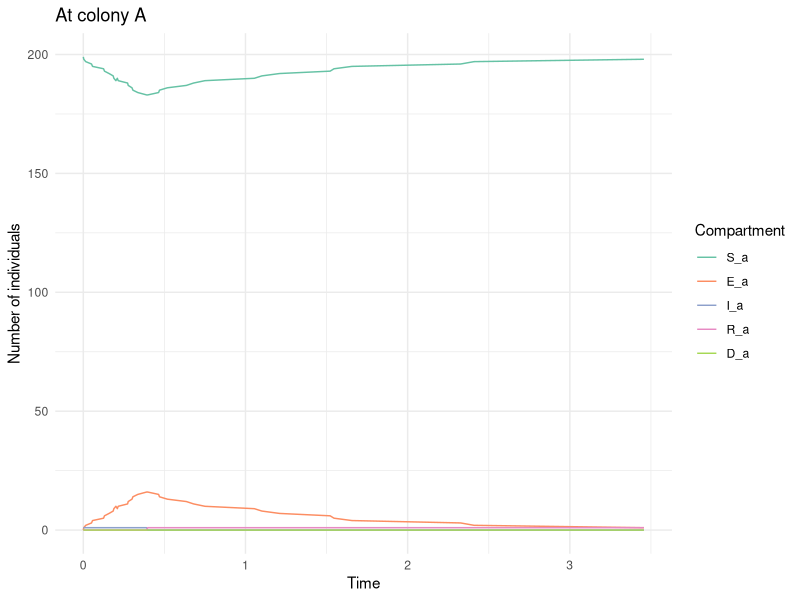
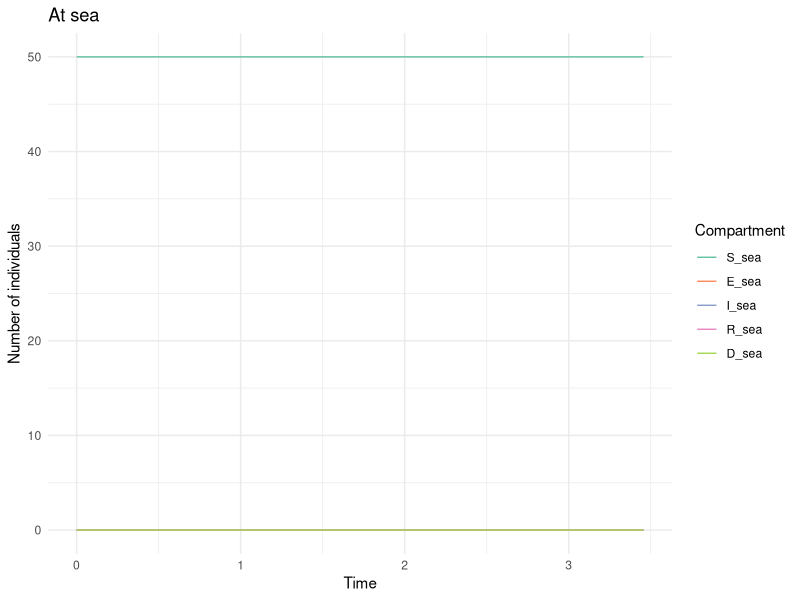
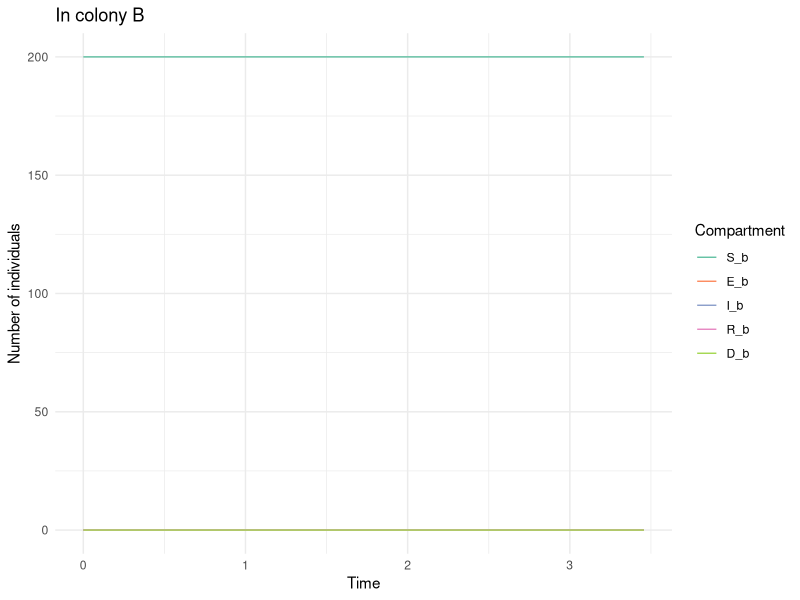

Here is the R script that generated these plots, in order:



# -------------------------------------------------------------------------


# -------------------------------------------------------------------------



library(tidyverse)
library(ggplot2)
library(reshape2)
library(abind)
library(cowplot)

# Parameters

# Simulation time

total_time = 50    

# Epidemiological parameters

epi_param = list( 
  # Rate of progression from exposed to infectious (inverse of incubation period)
  sigma = 1/10.2, 
  # Recovery rate (inverse of infectious period)
  gamma = 1/2.9,
  # Rate of progression from infectious to exposed
  eta =  0.9, 
  # Rate of mortality 
  mu = (1/2.9) * 0.5,
  # Transmission rate in a colony, at sea
  beta = matrix(c(0.12, 0.05, 0.15, 0,
                              0.001, 0.001, 0.001, 0.001),
                            nrow = 2, ncol = 4, byrow = T),
  # Transmission rate period
  transmission_period = c(0, 8, 16, 30),
  # Transition from colony A to the sea
  zeta = 0.000                
)


# Induced dispersion parameters

disp_param = list(
  
  # Proportion of dispersed adults
  prop_dispersal = 1,
  # Proportion of prospectors among dispersed adults
  prop_prospecting = 0.2,
  # Date of induced dispersion
  dispersal_date = 10 
  
)

# Initial state

## In colony A
N = 200                  
initial_infected = 1
initial_exposed = 0
initial_recovered = 0
initial_susceptible = N - initial_infected - initial_exposed - initial_recovered
initial_dead = 0

initial_state_A = c(S = initial_susceptible,
                     E = initial_exposed,
                     I = initial_infected,
                     R = initial_recovered,
                     D = initial_dead)

## At sea
N = 50                  
initial_infected = 0
initial_exposed = 0
initial_recovered = 0
initial_susceptible = N - initial_infected - initial_exposed - initial_recovered
initial_dead = 0

initial_state_sea = c(S = initial_susceptible,
                       E = initial_exposed,
                       I = initial_infected,
                       R = initial_recovered,
                       D = initial_dead)

## In colony B
N = 200                  
initial_infected = 0
initial_exposed = 0
initial_recovered = 0
initial_susceptible = N - initial_infected - initial_exposed - initial_recovered
initial_dead = 0

initial_state_B <- c(S = initial_susceptible,
                     E = initial_exposed,
                     I = initial_infected,
                     R = initial_recovered,
                     D = initial_dead)


initial_state = matrix(data = c(initial_state_A,
                                initial_state_sea,
                                initial_state_B), 
                       nrow = 3, ncol = 5, 
                       byrow = T)


# Gillespie SEIR model function
gillespie_seir = function(epi_param, 
                           disp_param,
                           initial_state, 
                           total_time) {
  
  sigma = epi_param$sigma
  gamma = epi_param$gamma
  eta = epi_param$eta
  mu = epi_param$mu
  beta_colony = epi_param$beta[1,]
  beta_sea = epi_param$beta[2,]
  transmission_period = epi_param$transmission_period
  zeta = epi_param$zeta
  
  prop_dispersal = disp_param$prop_dispersal
  prop_prospecting = disp_param$prop_prospecting
  dispersal_date = disp_param$dispersal_date
  
  # Initialization
  times = c(0)
  states = array(dim = c(3,5,1), data = initial_state)
  already_dispersed = F
  
  # Next event
  while (times[length(times)] < total_time) {
    
    S_a = states[1, 1, dim(states)[3]]
    E_a = states[1, 2, dim(states)[3]]
    I_a = states[1, 3, dim(states)[3]]
    R_a = states[1, 4, dim(states)[3]]
    D_a = states[1, 5, dim(states)[3]]
    
    S_sea = states[2, 1, dim(states)[3]]
    E_sea = states[2, 2, dim(states)[3]]
    I_sea = states[2, 3, dim(states)[3]]
    R_sea = states[2, 4, dim(states)[3]]
    D_sea = states[2, 5, dim(states)[3]]
    
    S_b = states[3, 1, dim(states)[3]]
    E_b = states[3, 2, dim(states)[3]]
    I_b = states[3, 3, dim(states)[3]]
    R_b = states[3, 4, dim(states)[3]]
    D_b = states[3, 5, dim(states)[3]]
    
    # Transmission period
    period = findInterval(times[length(times)], transmission_period) 
    beta_colony_t = beta_colony[period]
    beta_sea_t = beta_sea[period]
    
    # Rates of each possible event
    rates = c(
      "S_a_to_E_a" = beta_colony_t * S_a * I_a,
      "E_a_to_S_a" = eta * E_a,
      "E_a_to_I_a" = sigma * E_a,
      "I_a_to_R_a" = gamma * I_a,
      "I_a_to_D_a" = mu * I_a,
      
      "S_sea_to_E_sea" = beta_sea_t * S_sea * I_sea,
      "E_sea_to_S_sea" = eta * E_sea,
      "E_sea_to_I_sea" = sigma * E_sea,
      "I_sea_to_R_sea" = gamma * I_sea,
      "I_sea_to_D_sea" = mu * I_sea,
      
      "S_b_to_E_b" = beta_colony_t * S_b * I_b,
      "E_b_to_S_b" = eta * E_b,
      "E_b_to_I_b" = sigma * E_b,
      "I_b_to_R_b" = gamma * I_b,
      "I_b_to_D_b" = mu * I_b,
      
      "S_a_to_S_sea" = zeta * S_a,
      "E_a_to_E_sea" = zeta * E_a,
      "I_a_to_I_sea" = zeta * I_a,
      "R_a_to_R_sea" = zeta * R_a
      
      
    )

        total_rate = sum(rates)
    
    if (total_rate == 0) {
      break
    }
    
    time_step = rexp(1, total_rate)
    next_time = times[length(times)] + time_step
    
    # Induction of dispersion
    if (next_time > dispersal_date & !already_dispersed) { 
      
      # Number of adults in colony A
      N_a = S_a + E_a + I_a + R_a
      # Number of adults in colony A who are dispersed
      N_disp_a = round(N_a * prop_dispersal)
      # Distribution of dispersed adults by epidemiological status
      disp_a = sample(c(rep("S_a", S_a), rep("E_a", E_a),rep("I_a", I_a),rep("R_a", R_a)),
             size = N_disp_a, 
             replace = F) %>% 
        factor(., levels = c("S_a","E_a","I_a","R_a")) %>% 
        table()

      # Number of susceptible adults who are dispersed from colony A
      disp_S_a = disp_a["S_a"]
      # Number of susceptible adults who are dispersed from colony A and prospect other colonies
      disp_S_a_prospecting=  rbinom(1, size = disp_S_a, prob = prop_prospecting)
      # Update of the number of susceptible adults
      S_a = S_a - disp_S_a
      S_sea = S_sea + (disp_S_a - disp_S_a_prospecting)
      S_b = S_b + disp_S_a_prospecting
      
      # Same for exposed adults from colony A
      disp_E_a = disp_a["E_a"]
      disp_E_a_prospecting=  rbinom(1, size = disp_E_a, prob = prop_prospecting)
      E_a = E_a - disp_E_a
      E_sea = E_sea + (disp_E_a - disp_E_a_prospecting)
      E_b = E_b + disp_E_a_prospecting
      
      # Same for infected adults from colony A
      disp_I_a = disp_a["I_a"]
      disp_I_a_prospecting=  rbinom(1, size = disp_I_a, prob = prop_prospecting)
      I_a = I_a - disp_I_a
      I_sea = I_sea + (disp_I_a - disp_I_a_prospecting)
      I_b = I_b + disp_I_a_prospecting
      
      # Same for recovered adults from colony A
      disp_R_a = disp_a["R_a"]
      disp_R_a_prospecting=  rbinom(1, size = disp_R_a, prob = prop_prospecting)
      R_a = R_a - disp_R_a
      R_sea = R_sea + (disp_R_a - disp_R_a_prospecting)
      R_b = R_b + disp_R_a_prospecting
      
      already_dispersed = T
      
      new_state = matrix(data = c(S_a, E_a, I_a, R_a, D_a,
                                  S_sea, E_sea, I_sea, R_sea, D_sea,
                                  S_b, E_b, I_b, R_b, D_b),
                         nrow = 3, ncol = 5, 
                         byrow = T)
      
      states = abind(states, new_state)
      
      times = c(times, dispersal_date)
      
      # Transmission period
      period = findInterval(times[length(times)], transmission_period) 
      beta_colony_t = beta_colony[period]
      beta_sea_t = beta_sea[period]
      
      # Rates of each possible event
      rates = c(
        "S_a_to_E_a" = beta_colony_t * S_a * I_a,
        "E_a_to_S_a" = eta * E_a,
        "E_a_to_I_a" = sigma * E_a,
        "I_a_to_R_a" = gamma * I_a,
        "I_a_to_D_a" = mu * I_a,
        
        "S_sea_to_E_sea" = beta_sea_t * S_sea * I_sea,
        "E_sea_to_S_sea" = eta * E_sea,
        "E_sea_to_I_sea" = sigma * E_sea,
        "I_sea_to_R_sea" = gamma * I_sea,
        "I_sea_to_D_sea" = mu * I_sea,
        
        "S_b_to_E_b" = beta_colony_t * S_b * I_b,
        "E_b_to_S_b" = eta * E_b,
        "E_b_to_I_b" = sigma * E_b,
        "I_b_to_R_b" = gamma * I_b,
        "I_b_to_D_b" = mu * I_b,
        
        "S_a_to_S_sea" = zeta * S_a,
        "E_a_to_E_sea" = zeta * E_a,
        "I_a_to_I_sea" = zeta * I_a,
        "R_a_to_R_sea" = zeta * R_a
        
      )
      
      total_rate = sum(rates)
      
      if (total_rate == 0) {
        break
      }
      
      time_step = rexp(1, total_rate)
      next_time = times[length(times)] + time_step
        
    }
    

    times = c(times, next_time)
    
    transition = sample(names(rates), 1, prob = rates / total_rate)
    
    if (transition == "S_a_to_E_a") {
      S_a = S_a - 1
      E_a = E_a + 1
    } else if (transition == "E_a_to_S_a") {
      E_a = E_a - 1
      S_a = S_a + 1
    } else if (transition == "E_a_to_I_a") {
      E_a = E_a - 1
      I_a = I_a + 1
    } else if (transition == "I_a_to_R_a") {
      I_a = I_a - 1
      R_a = R_a + 1
    } else if (transition == "I_a_to_D_a") {
      I_a = I_a - 1
      D_a = D_a + 1
    } else if (transition == "S_sea_to_E_sea") {
      S_sea = S_sea - 1
      E_sea = E_sea + 1
    } else if (transition == "E_sea_to_S_sea") {
      E_sea = E_sea - 1
      S_sea = S_sea + 1
    } else if (transition == "E_sea_to_I_sea") {
      E_sea = E_sea - 1
      I_sea = I_sea + 1
    } else if (transition == "I_sea_to_R_sea") {
      I_sea = I_sea - 1
      R_sea = R_sea + 1
    } else if (transition == "I_sea_to_D_sea") {
      I_sea = I_sea - 1
      D_sea = D_sea + 1
    } else if (transition == "S_b_to_E_b") {
      S_b = S_b - 1
      E_b = E_b + 1
    } else if (transition == "E_b_to_S_b") {
      E_b = E_b - 1
      S_b = S_b + 1
    } else if (transition == "E_b_to_I_b") {
      E_b = E_b - 1
      I_b = I_b + 1
    } else if (transition == "I_b_to_R_b") {
      I_b = I_b - 1
      R_b = R_b + 1
    } else if (transition == "I_b_to_D_b") {
      I_b = I_b - 1
      D_b = D_b + 1
    } else if (transition == "S_a_to_S_sea") {
      S_a = S_a - 1
      S_sea = S_sea + 1
    } else if (transition == "E_a_to_E_sea") {
      E_a = E_a - 1
      E_sea = E_sea + 1
    } else if (transition == "I_a_to_I_sea") {
      I_a = I_a - 1
      I_sea = I_sea + 1
    } else if (transition == "R_a_to_R_sea") {
      R_a = R_a - 1
      R_sea = R_sea + 1
    }
    
    
    new_state = matrix(data = c(S_a, E_a, I_a, R_a, D_a,
                                S_sea, E_sea, I_sea, R_sea, D_sea,
                                S_b, E_b, I_b, R_b, D_b),
                           nrow = 3, ncol = 5, 
                           byrow = T)
    
    states = abind(states, new_state)

  }
  
  output = data.frame(
    time = times,
    S_a = states[1, 1, ],
    E_a = states[1, 2, ],
    I_a = states[1, 3, ],
    R_a = states[1, 4, ],
    D_a = states[1, 5, ],
    S_sea = states[2, 1, ],
    E_sea = states[2, 2, ],
    I_sea = states[2, 3, ],
    R_sea = states[2, 4, ],
    D_sea = states[2, 5, ],
    S_b = states[3, 1, ],
    E_b = states[3, 2, ],
    I_b = states[3, 3, ],
    R_b = states[3, 4, ],
    D_b = states[3, 5, ]
  )
  
  return(output)
}

# Run simulation

output = gillespie_seir(epi_param, 
                         disp_param,
                         initial_state, 
                         total_time)



# Plot results
output_long = melt(output[1:nrow(output)-1, ], id = "time")

output_a = output_long %>% filter(variable %in% c("S_a", "E_a", "I_a", "R_a", "D_a"))
plot_a = ggplot(output_a, aes(x = time, y = value, color = variable)) +
  geom_line() +
  labs(x = "Time", y = "Number of individuals", color = "Compartment") +
  theme_minimal() +
  ggtitle("At colony A")+
  scale_color_brewer(palette="Set2")


output_sea = output_long %>% filter(variable %in% c("S_sea", "E_sea", "I_sea", "R_sea", "D_sea"))
plot_sea = ggplot(output_sea, aes(x = time, y = value, color = variable)) +
  geom_line() +
  labs(x = "Time", y = "Number of individuals", color = "Compartment") +
  theme_minimal() +
  ggtitle("At sea")+
  scale_color_brewer(palette="Set2")


output_b = output_long %>% filter(variable %in% c("S_b", "E_b", "I_b", "R_b", "D_b"))
plot_b = ggplot(output_b, aes(x = time, y = value, color = variable)) +
  geom_line() +
  labs(x = "Time", y = "Number of individuals", color = "Compartment") +
  theme_minimal() +
  ggtitle("In colony B") +
  scale_color_brewer(palette="Set2")


# Display plots
plot_a 
plot_sea
plot_b


# 
# summary_output = function(output){
#   
#   N_a = output[1, c("S_a", "I_a")] %>% sum()
#   
#   max_infected_a = max(output[, "I_a"]) 
#   prop_max_infected_a = max_infected_a / N_a
#   dead_a = output[nrow(output), "D_a"]
#   prop_dead_a = dead_a / N_a
#   
#   max_infected_sea = max(output[, "I_sea"]) 
#   dead_sea = output[nrow(output), "D_sea"]
#   
#   prop_non_exposed_from_a = (output[nrow(output), "S_a"] + output[nrow(output), "S_sea"] - output[1, "S_sea"] ) / N_a
#   
#   return( data.frame(
#     N_a = N_a,
#     max_infected_a = max_infected_a,
#     prop_max_infected_a = prop_max_infected_a,
#     dead_a = dead_a,
#     prop_dead_a = prop_dead_a,
#     max_infected_sea = max_infected_sea,
#     dead_sea = dead_sea,
#     prop_non_exposed_from_a = prop_non_exposed_from_a
#     
#   ))
# }
# 
# 
# output_long_list = data.frame()
# response_list = data.frame()
# 
# nb_iterations = 8
# 
# for (i in 1:nb_iterations){
#   
#   output = gillespie_seir(epi_param, initial_state, total_time)
#   output_long = melt(output, id = "time")
#   
#   output_long_i = cbind(output_long,
#                          data.frame(simulation = rep(i, times = nrow(output_long))))
#   
#   output_long_list = rbind(output_long_list, output_long_i)
#   response_list = rbind(response_list, summary_output(output))
#   
# }
# 
# 
# output_a = output_long_list %>% filter(variable %in% c("S_a", "E_a", "I_a", "R_a", "D_a"))
# 
# p = ggplot()
# for(i in 1:nb_iterations){
#   p = p + geom_line(data = output_a %>% subset(., simulation == i )
#                     , aes(x = time, y = value, color = variable)) 
# }
# p = p +
#   labs(x = "Time", y = "Number of individuals", color = "Compartment") +
#   theme_minimal() +
#   ggtitle("Stochastic SEIR Model Simulation (Gillespie Algorithm)")
# 
# 
# p
# 
# 
# data_long = pivot_longer(response_list, cols = -N_a, names_to = "variable", values_to = "value")
# 
# # Créer les diagrammes en violon pour chaque variable
# ggplot(data_long %>% subset(., variable %in% c("dead_a", "max_infected_a")),
#        aes(x = variable, y = value)) +
#   geom_violin() + 
#   geom_dotplot(binaxis='y', stackdir='center', dotsize=1)
# 
# 
